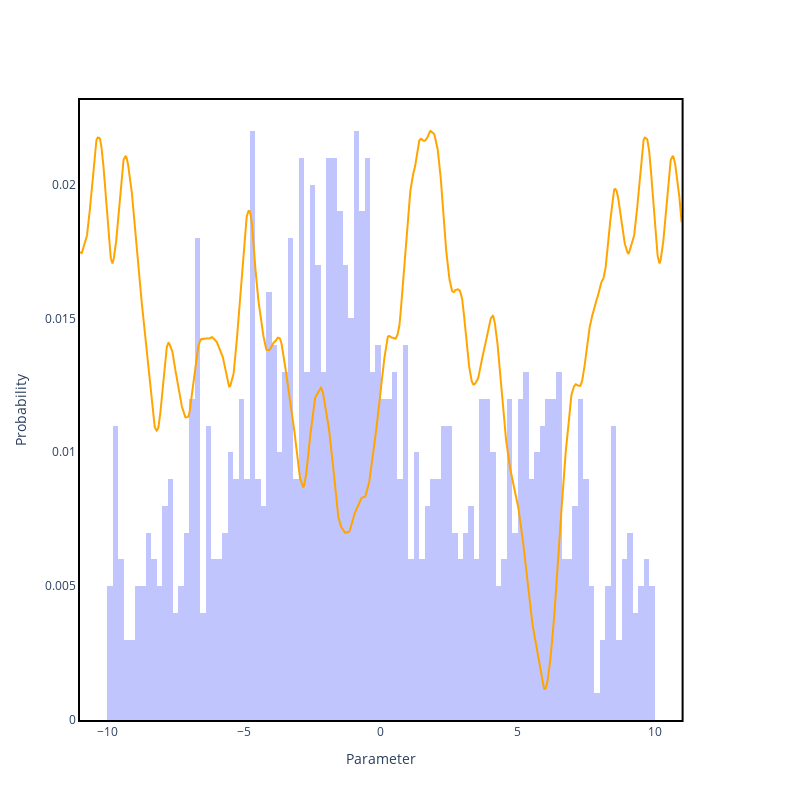

Notebook source saved alongside this figure:
### Code cell
fig1 = plot_prelim_results(bounds, res, model, pointdata, final_params_sgd)
fig1.show()

### Figure 1 — Plotly figure (JSON) as saved in the notebook; plotly's stock layout.template omitted (floating-point values rounded to 4 significant figures; data arrays with more than 128 entries replaced by an {"elided": "..."} marker saying what was removed)
{"data": [{"line": {"color": "orange"}, "type": "scatter", "x": {"elided": "2200 float values"}, "xaxis": "x", "y": {"elided": "2200 float values"}, "yaxis": "y2"}, {"alignmentgroup": "True", "bingroup": "x", "cumulative": {"enabled": false}, "histnorm": "probability", "hovertemplate": "variable=0<br>value=%{x}<br>probability=%{y}<extra></extra>", "legendgroup": "0", "marker": {"color": "#636efa", "opacity": 0.4, "pattern": {"shape": ""}}, "name": "0", "nbinsx": 120, "offsetgroup": "0", "orientation": "v", "showlegend": true, "type": "histogram", "x": {"elided": "1000 float values"}, "xaxis": "x", "yaxis": "y"}], "layout": {"height": 800, "plot_bgcolor": "rgba(0,0,0,0)", "showlegend": false, "width": 800, "xaxis": {"anchor": "y", "domain": [0, 0.94], "linecolor": "black", "linewidth": 2, "mirror": true, "showline": true, "title": {"text": "Parameter"}}, "yaxis": {"anchor": "x", "domain": [0, 1], "linecolor": "black", "linewidth": 2, "mirror": true, "showline": true, "title": {"text": "Probability"}}, "yaxis2": {"anchor": "x", "overlaying": "y", "showticklabels": false, "side": "right"}}}
